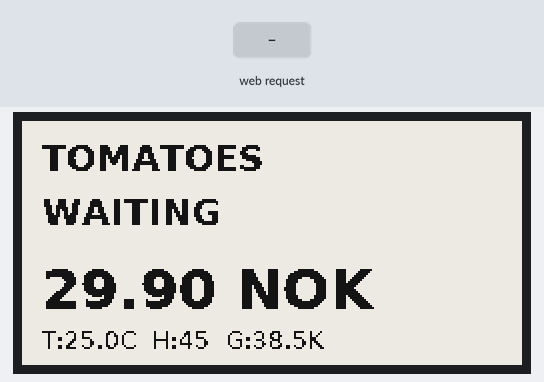
Simulated run of this program. Board: Raspberry Pi (BCM pin numbers). Parts: 250×122 one-colour display. The test bench sets the inputs (shaded band). The clock reads 2024-03-15 10:24:30 at power-on unless the program sets it; what the program prints to the terminal is not drawn.

Above: at 4.2 s.
4.3 s: HTTP request for / received
5.8 s: HTTP request for /dashboard received
7.3 s: HTTP request for /offers received
Timing chart, 0 to 10.3 s (numbered marks = the images above; inputs shaded):
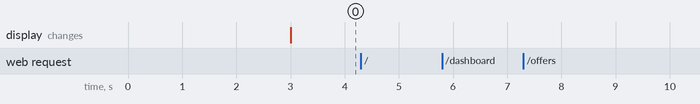

Measured:
- after the input at 4.3 s, every drawn part: stays the same
- after the input at 5.8 s, every drawn part: stays the same
- after the input at 7.3 s, every drawn part: stays the same

The program:

server.py
```python
from flask import Flask, request
import board
import busio
import digitalio
from adafruit_epd.ssd1680 import Adafruit_SSD1680
from PIL import Image, ImageDraw, ImageFont
from datetime import datetime

app = Flask(__name__)

# -----------------------------
# E-INK SETUP
# -----------------------------
spi = busio.SPI(board.SCK, MOSI=board.MOSI, MISO=board.MISO)
ecs = digitalio.DigitalInOut(board.CE0)
dc = digitalio.DigitalInOut(board.D22)
rst = digitalio.DigitalInOut(board.D27)
busy = digitalio.DigitalInOut(board.D17)

display = Adafruit_SSD1680(
    122,
    250,
    spi,
    cs_pin=ecs,
    dc_pin=dc,
    sramcs_pin=None,
    rst_pin=rst,
    busy_pin=busy,
)

display.rotation = 1

try:
    font_small = ImageFont.truetype("/usr/share/fonts/truetype/dejavu/DejaVuSans.ttf", 12)
    font_medium = ImageFont.truetype("/usr/share/fonts/truetype/dejavu/DejaVuSans-Bold.ttf", 18)
    font_large = ImageFont.truetype("/usr/share/fonts/truetype/dejavu/DejaVuSans-Bold.ttf", 28)
except:
    font_small = ImageFont.load_default()
    font_medium = ImageFont.load_default()
    font_large = ImageFont.load_default()

# -----------------------------
# STORE DATA
# -----------------------------
products = {
    "Tomatoes": {
        "status": "Waiting",
        "price": "29.90 NOK",
        "temp": "25.0C",
        "hum": "45",
        "gas": "38.5K",
        "live": True,
        "updated": "Never",
        "category": "Fresh Produce"
    },
    "Bananas": {
        "status": "Use soon",
        "price": "24.90 NOK",
        "temp": "23.8C",
        "hum": "58",
        "gas": "31.2K",
        "live": False,
        "updated": "Simulated",
        "category": "Fresh Produce"
    },
    "Apples": {
        "status": "Fresh",
        "price": "27.50 NOK",
        "temp": "22.5C",
        "hum": "49",
        "gas": "42.0K",
        "live": False,
        "updated": "Simulated",
        "category": "Fresh Produce"
    },
    "Oranges": {
        "status": "Discount",
        "price": "18.90 NOK",
        "temp": "24.3C",
        "hum": "67",
        "gas": "19.8K",
        "live": False,
        "updated": "Simulated",
        "category": "Fresh Produce"
    }
}

history = []

# -----------------------------
# HELPERS
# -----------------------------
def status_color(status):
    status = status.lower()
    if status == "fresh":
        return "#2e7d32"
    elif status == "use soon":
        return "#f9a825"
    elif status == "discount":
        return "#c62828"
    return "#546e7a"

def status_bg(status):
    status = status.lower()
    if status == "fresh":
        return "#e8f5e9"
    elif status == "use soon":
        return "#fff8e1"
    elif status == "discount":
        return "#ffebee"
    return "#eceff1"

def draw_screen(product, status, price, temp="", hum="", gas=""):
    image = Image.new("L", (250, 122), 255)
    draw = ImageDraw.Draw(image)

    draw.text((10, 8), product.upper(), font=font_medium, fill=0)
    draw.text((10, 35), status.upper(), font=font_medium, fill=0)
    draw.text((10, 68), price, font=font_large, fill=0)

    footer = f"T:{temp}  H:{hum}  G:{gas}"
    draw.text((10, 102), footer, font=font_small, fill=0)

    display.image(image)
    display.display()

def update_product(product, status, price, temp, hum, gas, live=False):
    now = datetime.now().strftime("%H:%M:%S")

    if product not in products:
        products[product] = {
            "status": status,
            "price": price,
            "temp": temp,
            "hum": hum,
            "gas": gas,
            "live": live,
            "updated": now,
            "category": "Fresh Produce"
        }
    else:
        products[product]["status"] = status
        products[product]["price"] = price
        products[product]["temp"] = temp
        products[product]["hum"] = hum
        products[product]["gas"] = gas
        products[product]["live"] = live
        products[product]["updated"] = now

    history.append({
        "time": now,
        "product": product,
        "status": status,
        "price": price
    })

def render_header(title, subtitle=""):
    return f"""
    <div style="
        background: linear-gradient(135deg, #1b5e20, #43a047);
        color: white;
        padding: 28px 22px;
        border-radius: 20px;
        margin-bottom: 20px;
        box-shadow: 0 6px 18px rgba(0,0,0,0.12);
    ">
        <div style="font-size: 0.9rem; opacity: 0.9; letter-spacing: 0.05em;">SMART FRESH MARKET</div>
        <h1 style="margin: 8px 0 8px 0; font-size: 2rem;">{title}</h1>
        <p style="margin: 0; opacity: 0.95;">{subtitle}</p>
    </div>
    """

def render_nav():
    return """
    <div style="margin-bottom: 20px;">
      <a href="/store" style="margin-right: 14px;">Storefront</a>
      <a href="/dashboard" style="margin-right: 14px;">Operations Dashboard</a>
      <a href="/offers" style="margin-right: 14px;">Offers</a>
      <a href="/history">History</a>
    </div>
    """

# -----------------------------
# ROUTES
# -----------------------------
@app.route("/")
@app.route("/store")
def store():
    featured = ""
    for name, data in products.items():
        if data["status"] in ["Use soon", "Discount"]:
            featured += f"""
            <div style="
                background:white;
                border-radius:18px;
                padding:18px;
                margin-bottom:16px;
                box-shadow:0 3px 12px rgba(0,0,0,0.08);
                border:1px solid #eee;
            ">
                <div style="font-size:0.8rem; color:#666; margin-bottom:6px;">{data['category']}</div>
                <h2 style="margin:0 0 10px 0;">{name}</h2>
                <div style="
                    display:inline-block;
                    padding:8px 14px;
                    border-radius:999px;
                    color:{status_color(data['status'])};
                    background:{status_bg(data['status'])};
                    font-weight:bold;
                    margin-bottom:10px;
                ">
                    {data['status']}
                </div>
                <h3 style="font-size:2rem; margin:8px 0;">{data['price']}</h3>
                <p style="color:#555; margin:0;">Promoted to reduce food waste and support responsible consumption.</p>
            </div>
            """

    if not featured:
        featured = """
        <div style="background:white; border-radius:18px; padding:18px; box-shadow:0 3px 12px rgba(0,0,0,0.08);">
            <p style="margin:0;">No active freshness-based promotions right now.</p>
        </div>
        """

    return f"""
    <html>
    <head>
      <meta name="viewport" content="width=device-width, initial-scale=1">
      <title>Smart Fresh Market</title>
    </head>
    <body style="font-family:Arial,sans-serif; margin:0; background:#f6f7f8; color:#1f1f1f;">
      <div style="max-width:760px; margin:0 auto; padding:20px;">
        {render_header("Today's Freshness Offers", "A smart retail prototype for freshness-aware discounts and reduced food waste.")}
        {render_nav()}

        <div style="
            background:#e8f5e9;
            border-left:6px solid #2e7d32;
            padding:16px;
            border-radius:12px;
            margin-bottom:20px;
        ">
          <strong>Why these offers matter:</strong><br>
          Products marked as <em>Use soon</em> or <em>Discount</em> are promoted to encourage timely sale and reduce unnecessary waste.
        </div>

        <h2 style="margin-top:0;">Featured Offers</h2>
        {featured}
      </div>
    </body>
    </html>
    """

@app.route("/dashboard")
def dashboard():
    cards = ""
    for name, data in products.items():
        live_badge = ""
        if data["live"]:
            live_badge = """
            <span style="
              background:#1565c0;
              color:white;
              padding:4px 10px;
              border-radius:999px;
              font-size:0.75rem;
              font-weight:bold;
              margin-left:8px;
            ">LIVE SHELF</span>
            """

        cards += f"""
        <div style="
            background:white;
            border-radius:18px;
            padding:18px;
            margin-bottom:16px;
            box-shadow:0 3px 12px rgba(0,0,0,0.08);
            border:1px solid #eee;
        ">
            <div style="font-size:0.8rem; color:#666; margin-bottom:6px;">{data['category']}</div>
            <h2 style="margin:0 0 10px 0;">{name}{live_badge}</h2>

            <div style="
                display:inline-block;
                padding:8px 14px;
                border-radius:999px;
                color:{status_color(data['status'])};
                background:{status_bg(data['status'])};
                font-weight:bold;
                margin-bottom:12px;
            ">
                {data['status']}
            </div>

            <h3 style="font-size:2rem; margin:8px 0;">{data['price']}</h3>

            <div style="display:grid; grid-template-columns:1fr 1fr; gap:8px; margin-top:12px;">
              <div><strong>Temperature:</strong> {data['temp']}</div>
              <div><strong>Humidity:</strong> {data['hum']}</div>
              <div><strong>Gas:</strong> {data['gas']}</div>
              <div><strong>Updated:</strong> {data['updated']}</div>
            </div>
        </div>
        """

    return f"""
    <html>
    <head>
      <meta name="viewport" content="width=device-width, initial-scale=1">
      <title>Operations Dashboard</title>
    </head>
    <body style="font-family:Arial,sans-serif; margin:0; background:#f6f7f8; color:#1f1f1f;">
      <div style="max-width:760px; margin:0 auto; padding:20px;">
        {render_header("Operations Dashboard", "Live and simulated freshness states for monitored products.")}
        {render_nav()}
        {cards}
      </div>
    </body>
    </html>
    """

@app.route("/offers")
def offers():
    offer_cards = ""
    for name, data in products.items():
        if data["status"] in ["Use soon", "Discount"]:
            offer_cards += f"""
            <div style="
                background:white;
                border-radius:18px;
                padding:18px;
                margin-bottom:16px;
                box-shadow:0 3px 12px rgba(0,0,0,0.08);
                border:1px solid #eee;
            ">
                <div style="font-size:0.8rem; color:#666; margin-bottom:6px;">{data['category']}</div>
                <h2 style="margin:0 0 10px 0;">{name}</h2>
                <div style="
                    display:inline-block;
                    padding:8px 14px;
                    border-radius:999px;
                    color:{status_color(data['status'])};
                    background:{status_bg(data['status'])};
                    font-weight:bold;
                    margin-bottom:12px;
                ">
                    {data['status']}
                </div>
                <h3 style="font-size:2rem; margin:8px 0;">{data['price']}</h3>
                <p style="margin:0 0 8px 0;"><strong>Temperature:</strong> {data['temp']}</p>
                <p style="margin:0 0 8px 0;"><strong>Humidity:</strong> {data['hum']}</p>
                <p style="margin:0;"><strong>Gas:</strong> {data['gas']}</p>
            </div>
            """

    if not offer_cards:
        offer_cards = """
        <div style="background:white; border-radius:18px; padding:18px; box-shadow:0 3px 12px rgba(0,0,0,0.08);">
            <p style="margin:0;">No active offers right now.</p>
        </div>
        """

    return f"""
    <html>
    <head>
      <meta name="viewport" content="width=device-width, initial-scale=1">
      <title>Offers</title>
    </head>
    <body style="font-family:Arial,sans-serif; margin:0; background:#f6f7f8; color:#1f1f1f;">
      <div style="max-width:760px; margin:0 auto; padding:20px;">
        {render_header("Active Offers", "Products promoted due to freshness-aware monitoring.")}
        {render_nav()}
        {offer_cards}
      </div>
    </body>
    </html>
    """

@app.route("/history")
def show_history():
    rows = ""
    for item in reversed(history[-20:]):
        rows += f"""
        <tr>
          <td style="padding:10px; border-bottom:1px solid #ddd;">{item['time']}</td>
          <td style="padding:10px; border-bottom:1px solid #ddd;">{item['product']}</td>
          <td style="padding:10px; border-bottom:1px solid #ddd;">{item['status']}</td>
          <td style="padding:10px; border-bottom:1px solid #ddd;">{item['price']}</td>
        </tr>
        """

    if not rows:
        rows = """
        <tr>
          <td colspan="4" style="padding:10px;">No history yet.</td>
        </tr>
        """

    return f"""
    <html>
    <head>
      <meta name="viewport" content="width=device-width, initial-scale=1">
      <title>History</title>
    </head>
    <body style="font-family:Arial,sans-serif; margin:0; background:#f6f7f8; color:#1f1f1f;">
      <div style="max-width:860px; margin:0 auto; padding:20px;">
        {render_header("Update History", "Recent changes in freshness state and pricing.")}
        {render_nav()}
        <div style="background:white; border-radius:18px; overflow:hidden; box-shadow:0 3px 12px rgba(0,0,0,0.08); border:1px solid #eee;">
          <table style="width:100%; border-collapse:collapse;">
            <thead style="background:#1b5e20; color:white;">
              <tr>
                <th style="padding:12px; text-align:left;">Time</th>
                <th style="padding:12px; text-align:left;">Product</th>
                <th style="padding:12px; text-align:left;">Status</th>
                <th style="padding:12px; text-align:left;">Price</th>
              </tr>
            </thead>
            <tbody>
              {rows}
            </tbody>
          </table>
        </div>
      </div>
    </body>
    </html>
    """

@app.route("/update", methods=["GET"])
def update():
    product = request.args.get("product", "Tomatoes")
    status = request.args.get("status", "Fresh")
    price = request.args.get("price", "29.90 NOK")
    temp = request.args.get("temp", "")
    hum = request.args.get("hum", "")
    gas = request.args.get("gas", "")

    update_product(product, status, price, temp, hum, gas, live=True)
    draw_screen(product, status, price, temp, hum, gas)

    return "OK\n"

if __name__ == "__main__":
    first_product = "Tomatoes"
    draw_screen(
        first_product,
        products[first_product]["status"],
        products[first_product]["price"],
        products[first_product]["temp"],
        products[first_product]["hum"],
        products[first_product]["gas"]
    )
    app.run(host="0.0.0.0", port=5000)
```
